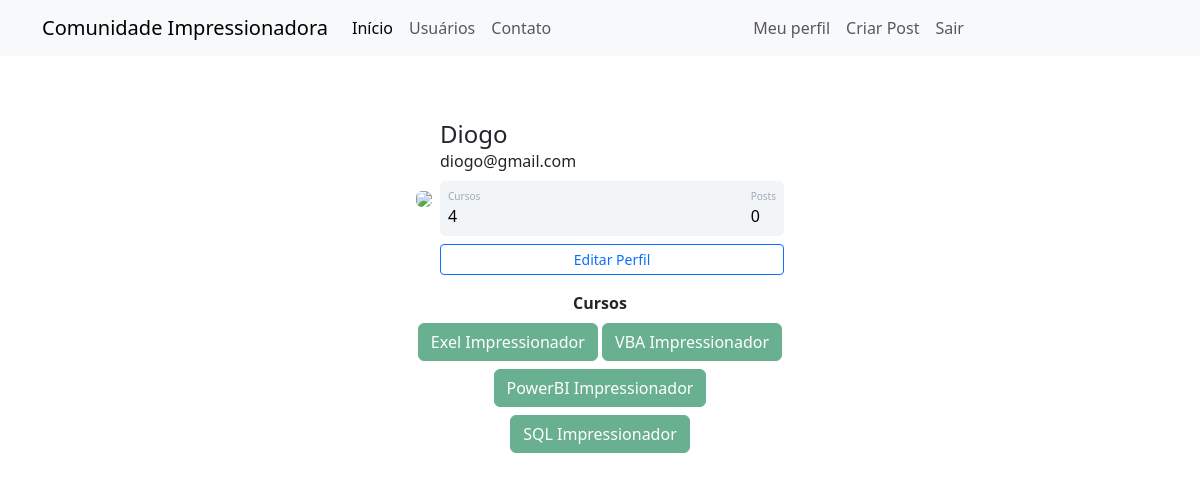
Screenshot of /perfil (signed in) with the database file from the repository.
### comunidadeimpressionadora/models.py (models this page shows)
class Usuario(database.Model, UserMixin):
    id = database.Column(database.Integer, primary_key=True)
    username = database.Column(database.String, nullable=False, unique=True) # Nullable mostra q esse campo sempre tem que ser preenchido
    email = database.Column(database.String, nullable=False, unique=True)
    senha = database.Column(database.String, nullable=False)
    foto_perfil = database.Column(database.String, default='default.jpg')
    posts = database.relationship('Post', backref='autor', lazy=True)
    curso = database.Column(database.String, nullable=False, default='Não Informado') # Default eh um valor padra oque vai ta predefinido no banco de dados

### comunidadeimpressionadora/routes.py (the view)
@app.route('/perfil')
@login_required
def perfil():
    foto_perfil = url_for('static', filename=f'fotos_perfil/{current_user.foto_perfil}')
    return render_template('perfil.html', foto_perfil=foto_perfil)

### comunidadeimpressionadora/models.py (called while the page is built)
@login_manager.user_loader
def load_usuario(id_usuario):
    return Usuario.query.get(int(id_usuario))

### comunidadeimpressionadora/templates/perfil.html (shortened to what this page needs)
{% extends 'base.html' %}
{% block body %}
    <div class="container mt-5 d-flex justify-content-center">
        <div class="card p-3">
            <div class="d-flex align-items-center">
                <div class="image pe-2"> <img src="{{ foto_perfil }}" class="rounded" width="200"> </div>
                <div class="ml-3 w-100">
                    <h4 class="mb-0 mt-0">{{ current_user.username }}</h4> <span>{{ current_user.email }}</span>
                    <div class="p-2 mt-2 bg-primary d-flex justify-content-between rounded text-white stats">
                        {% if current_user.curso in "Não Informado" %}
                            0
                        {% else %}
                            <div class="d-flex flex-column"> <span class="articles">Cursos</span> <span class="number1">{{ current_user.curso.count(';') + 1 }}</span> </div>
                        {% endif %}
                        <div class="d-flex flex-column"> <span class="rating">Posts</span> <span class="number3">0</span> </div>
                    </div>
                    <div class="button mt-2 d-flex flex-row align-items-center"><a class="w-100" href="{{ url_for('editar_perfil') }}"><button class="btn btn-sm btn-outline-primary w-100">Editar Perfil</button></a></div>
                </div>
            </div>
        </div>
    </div>
<div class="row justify-content-center">
    <div class="col-4" style="text-align: center;">
        <b>Cursos</b><br>
        {% for curso in current_user.curso.split(';') %}
            <button type="button" class="btn btn-success mt-2" disabled>{{ curso }}</button>
        {% endfor %}
    </div>
</div>
{% endblock %}

### comunidadeimpressionadora/static/main.css (style rules this page uses)
.card { width: 400px; border: none; border-radius: 10px; background-color: #fff }
.stats { background: #f2f5f8 !important; color: #000 !important }
.articles { font-size: 10px; color: #a1aab9 }
.number1 { font-weight: 500 }
.rating { font-size: 10px; color: #a1aab9 }
.number3 { font-weight: 500 }

### rows the page displays
Usuario: username "Diogo", email "diogo@gmail.com", curso "4"

### other values shown
{{ curso }} "Exel Impressionador" "VBA Impressionador" "PowerBI Impressionador" "SQL Impressionador"
